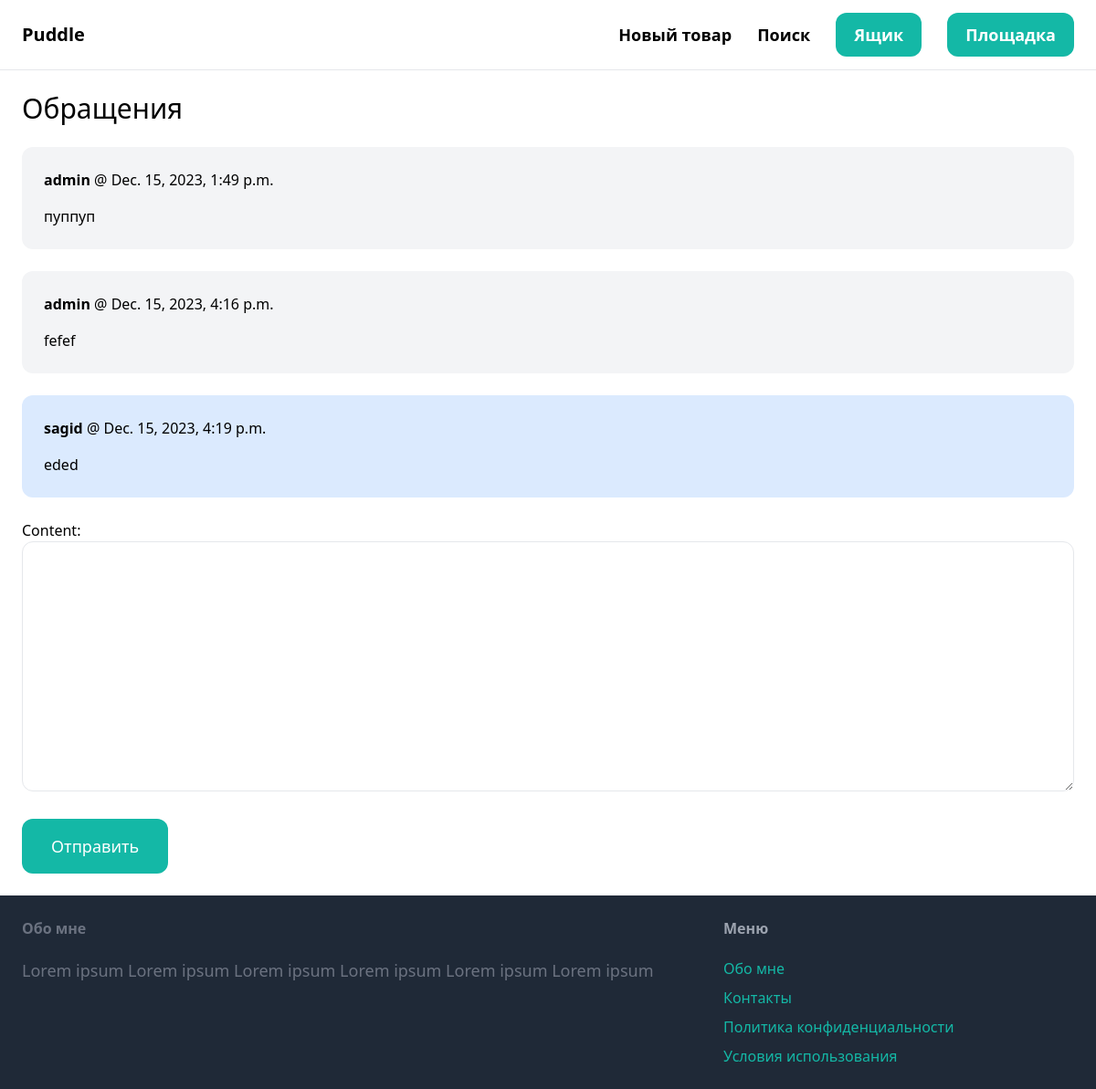
Screenshot of /inbox/1/ (signed in) with the database file from the repository.
### conversation/models.py (models this page shows)
class ConversationMessage(models.Model):
    conversation = models.ForeignKey(Conversation, related_name='messages', on_delete=models.CASCADE)
    content = models.TextField()
    created_at = models.DateTimeField(auto_now_add=True)
    created_by = models.ForeignKey(User, related_name='created_messages', on_delete=models.CASCADE)

### conversation/views.py (the view)
# urls.py: path('<int:pk>/', views.detail, name='detail'),
@login_required
def detail(request, pk):
    conversation = Conversation.objects.filter(members__in=[request.user.id]).get(pk=pk)
    if request.method == 'POST':
        form = ConversationMessageForm(request.POST)
        if form.is_valid():
            conversation_message = form.save(commit=False)
            conversation_message.conversation = conversation
            conversation_message.created_by = request.user
            conversation_message.save()
            conversation.save()
            return redirect('conversation:detail', pk=pk)
    else:
        form = ConversationMessageForm()
    return render(request, 'conversation/detail.html', {
        'conversation': conversation,
        'form': form,
    })

### conversation/forms.py
class ConversationMessageForm(forms.ModelForm):
    class Meta:
        model = ConversationMessage
        fields = ('content',)
        widgets = {
            'content': forms.Textarea(attrs={
                'class': 'w-full py-4 px-6 rounded-xl border'
            })
        }

### conversation/templates/conversation/detail.html (shortened to what this page needs)
{% extends 'core/base.html' %}
{% block content %}
<h1 class="mb-6 text-3xl">Обращения</h1>
<div class="space-y-6">
    {% for message in conversation.messages.all %}
        <div class="p-6 flex {% if message.created_by == request.user %} bg-blue-100 {% else %} bg-gray-100 {% endif %} rounded-xl">
            <div>
                <p class="mb-4"><strong>{{ message.created_by.username }}</strong> @ {{ message.created_at }}</p>
                <p> {{ message.content }} </p>
            </div>
        </div>
    {% endfor %}
</div>
<form class="mt-6" method="post" action=".">
    {{ form.as_p }}
    <button class="mt-6 py-4 px-8 text-lg bg-teal-500 hover:bg-teal-700 rounded-xl text-white">Отправить</button>
</form>
{% endblock %}

### rows the page displays
ConversationMessage: created_by.username "admin", created_at "Dec. 15, 2023, 1:49 p.m.", content "пуппуп"
ConversationMessage: created_by.username "admin", created_at "Dec. 15, 2023, 4:16 p.m.", content "fefef"
ConversationMessage: created_by.username "sagid", created_at "Dec. 15, 2023, 4:19 p.m.", content "eded"
